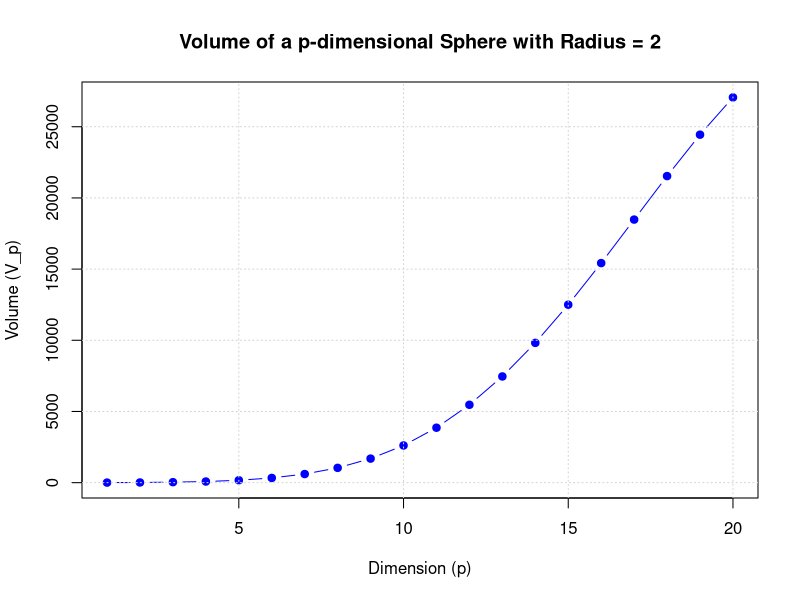

Reproduce this figure in R.
# Define radius
r <- 2

# Initialize vector to store volumes
V <- numeric(20)

# Compute the volume for p = 1, ..., 20
for (p in 1:20) {
  V[p] <- (pi^(p/2) * r^p) / gamma(p/2 + 1)
}

# Create a plot
plot(1:20, V, type = "b", pch = 19, col = "blue",
     xlab = "Dimension (p)", ylab = "Volume (V_p)",
     main = "Volume of a p-dimensional Sphere with Radius = 2")

# Add a grid for clarity
grid()
